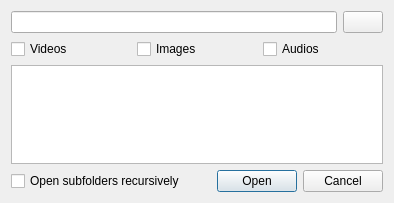
<?xml version="1.0" encoding="UTF-8"?>
<ui version="4.0">
 <class>OpenMediaFolderDialog</class>
 <widget class="QDialog" name="OpenMediaFolderDialog">
  <property name="geometry">
   <rect>
    <x>0</x>
    <y>0</y>
    <width>394</width>
    <height>203</height>
   </rect>
  </property>
  <layout class="QVBoxLayout" name="verticalLayout">
   <item>
    <layout class="QHBoxLayout" name="horizontalLayout">
     <item>
      <widget class="QLineEdit" name="folder">
       <property name="readOnly">
        <bool>true</bool>
       </property>
      </widget>
     </item>
     <item>
      <widget class="QPushButton" name="get">
       <property name="text">
        <string notr="true"/>
       </property>
       <property name="icon">
        <iconset resource="../rsclist.qrc">
         <normaloff>:/img/document-open-folder.png</normaloff>:/img/document-open-folder.png</iconset>
       </property>
      </widget>
     </item>
    </layout>
   </item>
   <item>
    <layout class="QHBoxLayout" name="horizontalLayout_2">
     <item>
      <widget class="QCheckBox" name="videos">
       <property name="text">
        <string>Videos</string>
       </property>
      </widget>
     </item>
     <item>
      <widget class="QCheckBox" name="images">
       <property name="text">
        <string>Images</string>
       </property>
      </widget>
     </item>
     <item>
      <widget class="QCheckBox" name="audios">
       <property name="text">
        <string>Audios</string>
       </property>
      </widget>
     </item>
    </layout>
   </item>
   <item>
    <widget class="QListWidget" name="list"/>
   </item>
   <item>
    <layout class="QHBoxLayout" name="horizontalLayout_3">
     <item>
      <widget class="QCheckBox" name="recursive">
       <property name="text">
        <string>Open subfolders recursively</string>
       </property>
      </widget>
     </item>
     <item>
      <widget class="BBox" name="dbb">
       <property name="orientation">
        <enum>Qt::Horizontal</enum>
       </property>
       <property name="standardButtons">
        <set>QDialogButtonBox::Cancel|QDialogButtonBox::Open</set>
       </property>
      </widget>
     </item>
    </layout>
   </item>
  </layout>
 </widget>
 <customwidgets>
  <customwidget>
   <class>BBox</class>
   <extends>QDialogButtonBox</extends>
   <header>dialog/bbox.hpp</header>
  </customwidget>
 </customwidgets>
 <resources>
  <include location="../rsclist.qrc"/>
 </resources>
 <connections>
  <connection>
   <sender>dbb</sender>
   <signal>accepted()</signal>
   <receiver>OpenMediaFolderDialog</receiver>
   <slot>accept()</slot>
   <hints>
    <hint type="sourcelabel">
     <x>248</x>
     <y>254</y>
    </hint>
    <hint type="destinationlabel">
     <x>157</x>
     <y>274</y>
    </hint>
   </hints>
  </connection>
  <connection>
   <sender>dbb</sender>
   <signal>rejected()</signal>
   <receiver>OpenMediaFolderDialog</receiver>
   <slot>reject()</slot>
   <hints>
    <hint type="sourcelabel">
     <x>316</x>
     <y>260</y>
    </hint>
    <hint type="destinationlabel">
     <x>286</x>
     <y>274</y>
    </hint>
   </hints>
  </connection>
 </connections>
</ui>
